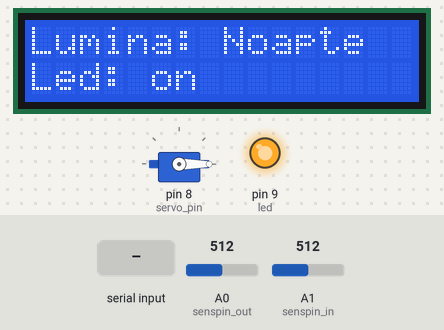
Bench run of a sketch on a simulated Arduino Leonardo, built with avr-gcc and run on an emulated ATmega32U4. Parts: 16×2 character LCD, servo, output pins drawn as LEDs (lit = HIGH). The test bench sets the inputs (shaded band); at power-on: A1 (senspin_in) = 512, A0 (senspin_out) = 512. The local clock reads 2024-03-15 10:24:30 at power-on unless the sketch sets it; what the sketch prints to the serial monitor is not drawn.

Above: at 1.2 s.
1.3 s: A1 (senspin_in) set to 108
6.3 s: A1 (senspin_in) set to 94
At 11.3 s:
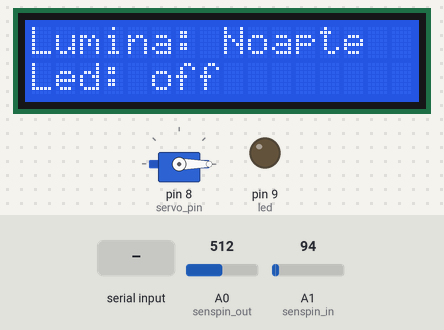
11.6 s: A0 (senspin_out) set to 111
16.3 s: A0 (senspin_out) set to 92
At 21.4 s:
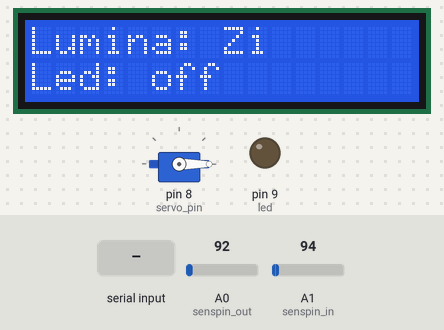
21.7 s: "M" received over Serial
At 25.6 s:
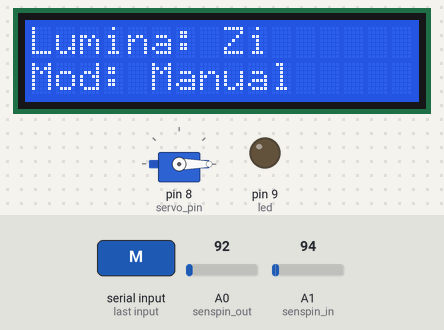
26.7 s: "O" received over Serial
At 28.5 s:
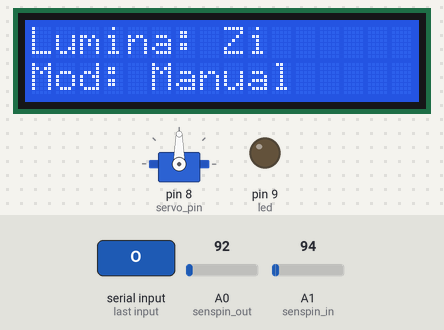
Timing chart, 0 to 30.0 s (numbered marks = the images above; inputs shaded):
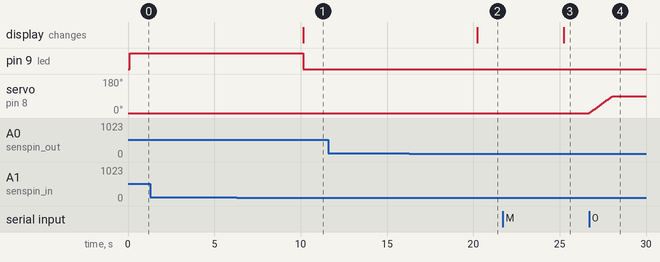

The sketch:

F6HG3COI9YBLD0D.ino
```cpp
#include <Servo.h>
#include <LiquidCrystal_I2C.h>
#include <Wire.h>
#include <DS3231.h>
#include "Keyboard.h"

int led = 9;
int senspin_out = A0;
int senspin_in = A1;
int servo_pin = 8;
int val1 = 575;
int RECV_PIN = 11;
int angle = 0;
int mem = 0;
int  serialData = 0;
int data = 0;
boolean blinds_open = true;
boolean manual_mode = false;
Servo servo;
LiquidCrystal_I2C lcd(0x3F, 16, 2);
DS3231 rtc(A2, A3);

void setup() {

  lcd.init();
  lcd.backlight();
  pinMode(led, OUTPUT);
  Serial.begin(9600);
  servo.attach(servo_pin);
  servo.write(angle);
  rtc.begin();

}
void manual()
{
    if (Serial.available() > 0)

 {

 serialData = Serial.read();
 Serial.println(serialData);


 data = data +1;
 }

}
void loop() {
 if (Serial.available() > 0) {
    char input = Serial.read();
    if (input == 'M') {
      manual_mode = !manual_mode;
      if (manual_mode) {
        lcd.setCursor(0, 1);
        lcd.print("Mod: Manual ");
      } else {
        lcd.setCursor(0, 1);
        lcd.print("Mod: Automat");
      }
    } else if (manual_mode) {
      if (input == 'O') {
        openBlinds();
      } else if (input == 'C') {
        closeBlinds();
      }
      if(input == '1'){
        digitalWrite(led, HIGH);
      }
      else if(input == '2'){
         digitalWrite(led, LOW);
      }
    }
  }

  if (!manual_mode) {
    int light_out = getlight(senspin_out);
    Serial.println(light_out);
    lcd.clear();
    lcd.setCursor(0, 0);
    lcd.print("Lumina: ");
    if (light_out < 100) {
      lcd.print("Zi");
    } else {
      lcd.print("Noapte");
    }
    lcd.setCursor(0, 1);
    lcd.print("Led: ");
    ledctrl(led);

  controlblinds();
   Serial.print("Time:  ");
 Serial.print(rtc.getTimeStr());

 Serial.print("Date: ");
 Serial.print(rtc.getDateStr());

  delay(5000);

}
}
void controlblinds() {
  int light_out = getlight(senspin_out);
  if (light_out < val1 && !blinds_open && rtc.getTimeStr()  <= "18:00:00" || rtc.getTimeStr() == "08:00:00") {
    openBlinds();
  } else if (light_out >= val1 && blinds_open || rtc.getTimeStr() == "18:00:00") {
    closeBlinds();
  }
  servo.write(mem);
}

void openBlinds() {
  for(angle = 0; angle <= 90 ; angle ++)
  {
  servo.write(angle);
  delay(15);
  }
   mem = angle;
  blinds_open = true;
}

void closeBlinds() {
   for(angle = 90; angle >= 0 ; angle --){


  servo.write(angle);
  delay(15);
  }
   mem = angle;
  blinds_open = false;
}

void ledctrl(int led) {
  int light_in = getlight(senspin_in);
  if (light_in > 100) {
    digitalWrite(led, HIGH);
    lcd.print("on");
  } else {
    digitalWrite(led, LOW);
    lcd.print("off");
  }
}

int getlight(int senspin) {
  int light = analogRead(senspin);
  return light;
}
```

Measured:
- the behaviour switches between 101 and 100 on A1 (senspin_in) (found by bisection; images 0 and 1)
- the behaviour switches between 100 and 99 on A0 (senspin_out) (found by bisection; images 1 and 2)
- after the input at 1.3 s, every drawn part: stays the same
- after the input at 6.3 s, pin 9 (led): HIGH → LOW after 3.9 s; the display: changes after 3.9 s (image 1)
- after the input at 11.6 s, every drawn part: stays the same
- after the input at 16.3 s, the display: changes after 3.9 s (image 2)
- after the input at 21.7 s, the display: changes after 3.5 s (image 3)
- after the input at 26.7 s, servo on pin 8 (servo_pin): moves from 0° to 90° over 1.3 s, starting at once
